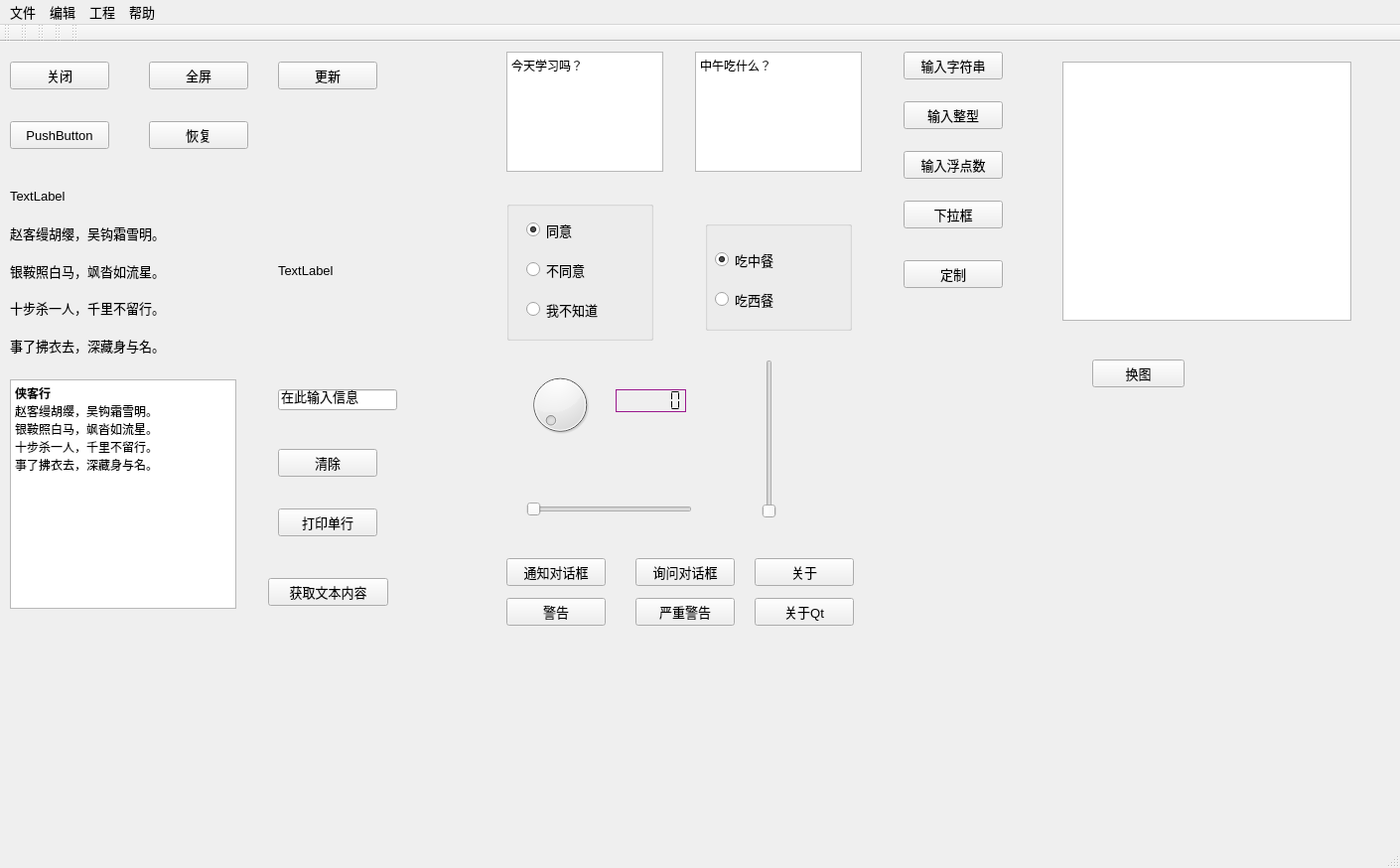
<?xml version="1.0" encoding="UTF-8"?>
<ui version="4.0">
 <class>MainWindow</class>
 <widget class="QMainWindow" name="MainWindow">
  <property name="geometry">
   <rect>
    <x>0</x>
    <y>0</y>
    <width>1410</width>
    <height>874</height>
   </rect>
  </property>
  <property name="font">
   <font>
    <pointsize>10</pointsize>
   </font>
  </property>
  <property name="windowTitle">
   <string>MainWindow</string>
  </property>
  <widget class="QWidget" name="centralwidget">
   <widget class="QWidget" name="verticalLayoutWidget">
    <property name="geometry">
     <rect>
      <x>10</x>
      <y>140</y>
      <width>228</width>
      <height>181</height>
     </rect>
    </property>
    <layout class="QVBoxLayout" name="verticalLayout">
     <item>
      <widget class="QLabel" name="label">
       <property name="text">
        <string>TextLabel</string>
       </property>
      </widget>
     </item>
     <item>
      <widget class="QLabel" name="label_3">
       <property name="text">
        <string>赵客缦胡缨，吴钩霜雪明。</string>
       </property>
      </widget>
     </item>
     <item>
      <widget class="QLabel" name="label_20">
       <property name="text">
        <string>银鞍照白马，飒沓如流星。</string>
       </property>
      </widget>
     </item>
     <item>
      <widget class="QLabel" name="label_4">
       <property name="text">
        <string>十步杀一人，千里不留行。</string>
       </property>
      </widget>
     </item>
     <item>
      <widget class="QLabel" name="label_2">
       <property name="text">
        <string>事了拂衣去，深藏身与名。</string>
       </property>
      </widget>
     </item>
    </layout>
   </widget>
   <widget class="QWidget" name="horizontalLayoutWidget">
    <property name="geometry">
     <rect>
      <x>280</x>
      <y>140</y>
      <width>198</width>
      <height>181</height>
     </rect>
    </property>
    <layout class="QHBoxLayout" name="horizontalLayout">
     <item>
      <widget class="QLabel" name="label_5">
       <property name="text">
        <string>TextLabel</string>
       </property>
      </widget>
     </item>
    </layout>
   </widget>
   <widget class="QPushButton" name="pushButton">
    <property name="geometry">
     <rect>
      <x>10</x>
      <y>20</y>
      <width>100</width>
      <height>28</height>
     </rect>
    </property>
    <property name="text">
     <string>关闭</string>
    </property>
   </widget>
   <widget class="QPushButton" name="pushButton_2">
    <property name="geometry">
     <rect>
      <x>150</x>
      <y>20</y>
      <width>100</width>
      <height>28</height>
     </rect>
    </property>
    <property name="text">
     <string>全屏</string>
    </property>
   </widget>
   <widget class="QPushButton" name="pushButton_3">
    <property name="geometry">
     <rect>
      <x>150</x>
      <y>80</y>
      <width>100</width>
      <height>28</height>
     </rect>
    </property>
    <property name="text">
     <string>恢复</string>
    </property>
   </widget>
   <widget class="QPushButton" name="pushButton_4">
    <property name="geometry">
     <rect>
      <x>10</x>
      <y>80</y>
      <width>100</width>
      <height>28</height>
     </rect>
    </property>
    <property name="text">
     <string>PushButton</string>
    </property>
   </widget>
   <widget class="QPushButton" name="pushButton_5">
    <property name="geometry">
     <rect>
      <x>280</x>
      <y>20</y>
      <width>100</width>
      <height>28</height>
     </rect>
    </property>
    <property name="text">
     <string>更新</string>
    </property>
   </widget>
   <widget class="QLineEdit" name="lineEdit">
    <property name="geometry">
     <rect>
      <x>280</x>
      <y>350</y>
      <width>120</width>
      <height>21</height>
     </rect>
    </property>
    <property name="text">
     <string>在此输入信息</string>
    </property>
   </widget>
   <widget class="QPushButton" name="pushButton_6">
    <property name="geometry">
     <rect>
      <x>280</x>
      <y>410</y>
      <width>100</width>
      <height>28</height>
     </rect>
    </property>
    <property name="text">
     <string>清除</string>
    </property>
   </widget>
   <widget class="QPushButton" name="pushButton_7">
    <property name="geometry">
     <rect>
      <x>280</x>
      <y>470</y>
      <width>100</width>
      <height>28</height>
     </rect>
    </property>
    <property name="text">
     <string>打印单行</string>
    </property>
   </widget>
   <widget class="QTextEdit" name="textEdit">
    <property name="geometry">
     <rect>
      <x>10</x>
      <y>340</y>
      <width>228</width>
      <height>231</height>
     </rect>
    </property>
    <property name="font">
     <font>
      <pointsize>7</pointsize>
      <italic>false</italic>
     </font>
    </property>
    <property name="html">
     <string>&lt;!DOCTYPE HTML PUBLIC &quot;-//W3C//DTD HTML 4.0//EN&quot; &quot;http://www.w3.org/TR/REC-html40/strict.dtd&quot;&gt;
&lt;html&gt;&lt;head&gt;&lt;meta name=&quot;qrichtext&quot; content=&quot;1&quot; /&gt;&lt;style type=&quot;text/css&quot;&gt;
p, li { white-space: pre-wrap; }
&lt;/style&gt;&lt;/head&gt;&lt;body style=&quot; font-family:'SimSun'; font-size:7pt; font-weight:400; font-style:normal;&quot;&gt;
&lt;p style=&quot; margin-top:0px; margin-bottom:0px; margin-left:0px; margin-right:0px; -qt-block-indent:0; text-indent:0px;&quot;&gt;&lt;span style=&quot; font-size:9pt; font-weight:600;&quot;&gt;侠客行&lt;/span&gt;&lt;/p&gt;
&lt;p style=&quot; margin-top:0px; margin-bottom:0px; margin-left:0px; margin-right:0px; -qt-block-indent:0; text-indent:0px;&quot;&gt;&lt;span style=&quot; font-size:9pt;&quot;&gt;赵客缦胡缨，吴钩霜雪明。&lt;/span&gt;&lt;/p&gt;
&lt;p style=&quot; margin-top:0px; margin-bottom:0px; margin-left:0px; margin-right:0px; -qt-block-indent:0; text-indent:0px;&quot;&gt;&lt;span style=&quot; font-size:9pt;&quot;&gt;银鞍照白马，飒沓如流星。&lt;/span&gt;&lt;/p&gt;
&lt;p style=&quot; margin-top:0px; margin-bottom:0px; margin-left:0px; margin-right:0px; -qt-block-indent:0; text-indent:0px;&quot;&gt;&lt;span style=&quot; font-size:9pt;&quot;&gt;十步杀一人，千里不留行。&lt;/span&gt;&lt;/p&gt;
&lt;p style=&quot; margin-top:0px; margin-bottom:0px; margin-left:0px; margin-right:0px; -qt-block-indent:0; text-indent:0px;&quot;&gt;&lt;span style=&quot; font-size:9pt;&quot;&gt;事了拂衣去，深藏身与名。&lt;/span&gt;&lt;/p&gt;
&lt;p style=&quot;-qt-paragraph-type:empty; margin-top:0px; margin-bottom:0px; margin-left:0px; margin-right:0px; -qt-block-indent:0; text-indent:0px; font-size:9pt;&quot;&gt;&lt;br /&gt;&lt;/p&gt;&lt;/body&gt;&lt;/html&gt;</string>
    </property>
   </widget>
   <widget class="QPushButton" name="pushButton_8">
    <property name="geometry">
     <rect>
      <x>270</x>
      <y>540</y>
      <width>121</width>
      <height>28</height>
     </rect>
    </property>
    <property name="text">
     <string>获取文本内容</string>
    </property>
   </widget>
   <widget class="QTextEdit" name="textEdit_2">
    <property name="geometry">
     <rect>
      <x>510</x>
      <y>10</y>
      <width>158</width>
      <height>121</height>
     </rect>
    </property>
    <property name="html">
     <string>&lt;!DOCTYPE HTML PUBLIC &quot;-//W3C//DTD HTML 4.0//EN&quot; &quot;http://www.w3.org/TR/REC-html40/strict.dtd&quot;&gt;
&lt;html&gt;&lt;head&gt;&lt;meta name=&quot;qrichtext&quot; content=&quot;1&quot; /&gt;&lt;style type=&quot;text/css&quot;&gt;
p, li { white-space: pre-wrap; }
&lt;/style&gt;&lt;/head&gt;&lt;body style=&quot; font-family:'SimSun'; font-size:9pt; font-weight:400; font-style:normal;&quot;&gt;
&lt;p style=&quot; margin-top:0px; margin-bottom:0px; margin-left:0px; margin-right:0px; -qt-block-indent:0; text-indent:0px;&quot;&gt;今天学习吗？&lt;/p&gt;&lt;/body&gt;&lt;/html&gt;</string>
    </property>
   </widget>
   <widget class="QTextEdit" name="textEdit_3">
    <property name="geometry">
     <rect>
      <x>700</x>
      <y>10</y>
      <width>168</width>
      <height>121</height>
     </rect>
    </property>
    <property name="html">
     <string>&lt;!DOCTYPE HTML PUBLIC &quot;-//W3C//DTD HTML 4.0//EN&quot; &quot;http://www.w3.org/TR/REC-html40/strict.dtd&quot;&gt;
&lt;html&gt;&lt;head&gt;&lt;meta name=&quot;qrichtext&quot; content=&quot;1&quot; /&gt;&lt;style type=&quot;text/css&quot;&gt;
p, li { white-space: pre-wrap; }
&lt;/style&gt;&lt;/head&gt;&lt;body style=&quot; font-family:'SimSun'; font-size:9pt; font-weight:400; font-style:normal;&quot;&gt;
&lt;p style=&quot; margin-top:0px; margin-bottom:0px; margin-left:0px; margin-right:0px; -qt-block-indent:0; text-indent:0px;&quot;&gt;中午吃什么？&lt;/p&gt;&lt;/body&gt;&lt;/html&gt;</string>
    </property>
   </widget>
   <widget class="QGroupBox" name="groupBox">
    <property name="geometry">
     <rect>
      <x>510</x>
      <y>160</y>
      <width>148</width>
      <height>141</height>
     </rect>
    </property>
    <property name="title">
     <string/>
    </property>
    <widget class="QRadioButton" name="radioButton_3">
     <property name="geometry">
      <rect>
       <x>20</x>
       <y>100</y>
       <width>115</width>
       <height>19</height>
      </rect>
     </property>
     <property name="text">
      <string>我不知道</string>
     </property>
    </widget>
    <widget class="QRadioButton" name="radioButton">
     <property name="geometry">
      <rect>
       <x>20</x>
       <y>20</y>
       <width>115</width>
       <height>19</height>
      </rect>
     </property>
     <property name="layoutDirection">
      <enum>Qt::LeftToRight</enum>
     </property>
     <property name="locale">
      <locale language="Chinese" country="China"/>
     </property>
     <property name="text">
      <string>同意</string>
     </property>
     <property name="checked">
      <bool>true</bool>
     </property>
    </widget>
    <widget class="QRadioButton" name="radioButton_2">
     <property name="geometry">
      <rect>
       <x>20</x>
       <y>60</y>
       <width>115</width>
       <height>19</height>
      </rect>
     </property>
     <property name="text">
      <string>不同意</string>
     </property>
    </widget>
   </widget>
   <widget class="QGroupBox" name="groupBox_2">
    <property name="geometry">
     <rect>
      <x>710</x>
      <y>180</y>
      <width>148</width>
      <height>111</height>
     </rect>
    </property>
    <property name="title">
     <string/>
    </property>
    <widget class="QRadioButton" name="radioButton_5">
     <property name="geometry">
      <rect>
       <x>10</x>
       <y>70</y>
       <width>115</width>
       <height>19</height>
      </rect>
     </property>
     <property name="text">
      <string>吃西餐</string>
     </property>
    </widget>
    <widget class="QRadioButton" name="radioButton_4">
     <property name="geometry">
      <rect>
       <x>10</x>
       <y>30</y>
       <width>115</width>
       <height>19</height>
      </rect>
     </property>
     <property name="text">
      <string>吃中餐</string>
     </property>
     <property name="checked">
      <bool>true</bool>
     </property>
     <property name="autoRepeat">
      <bool>false</bool>
     </property>
    </widget>
   </widget>
   <widget class="QDial" name="dial">
    <property name="geometry">
     <rect>
      <x>530</x>
      <y>330</y>
      <width>68</width>
      <height>71</height>
     </rect>
    </property>
   </widget>
   <widget class="QLCDNumber" name="lcdNumber">
    <property name="geometry">
     <rect>
      <x>620</x>
      <y>350</y>
      <width>71</width>
      <height>23</height>
     </rect>
    </property>
    <property name="sizePolicy">
     <sizepolicy hsizetype="Minimum" vsizetype="Minimum">
      <horstretch>0</horstretch>
      <verstretch>0</verstretch>
     </sizepolicy>
    </property>
    <property name="palette">
     <palette>
      <active>
       <colorrole role="WindowText">
        <brush brushstyle="SolidPattern">
         <color alpha="255">
          <red>0</red>
          <green>0</green>
          <blue>0</blue>
         </color>
        </brush>
       </colorrole>
       <colorrole role="Button">
        <brush brushstyle="SolidPattern">
         <color alpha="255">
          <red>154</red>
          <green>200</green>
          <blue>45</blue>
         </color>
        </brush>
       </colorrole>
       <colorrole role="Light">
        <brush brushstyle="SolidPattern">
         <color alpha="255">
          <red>255</red>
          <green>86</green>
          <blue>238</blue>
         </color>
        </brush>
       </colorrole>
       <colorrole role="Midlight">
        <brush brushstyle="SolidPattern">
         <color alpha="255">
          <red>227</red>
          <green>59</green>
          <blue>210</blue>
         </color>
        </brush>
       </colorrole>
       <colorrole role="Dark">
        <brush brushstyle="SolidPattern">
         <color alpha="255">
          <red>100</red>
          <green>16</green>
          <blue>91</blue>
         </color>
        </brush>
       </colorrole>
       <colorrole role="Mid">
        <brush brushstyle="SolidPattern">
         <color alpha="255">
          <red>133</red>
          <green>21</green>
          <blue>122</blue>
         </color>
        </brush>
       </colorrole>
       <colorrole role="Text">
        <brush brushstyle="SolidPattern">
         <color alpha="255">
          <red>0</red>
          <green>0</green>
          <blue>0</blue>
         </color>
        </brush>
       </colorrole>
       <colorrole role="BrightText">
        <brush brushstyle="SolidPattern">
         <color alpha="255">
          <red>255</red>
          <green>255</green>
          <blue>255</blue>
         </color>
        </brush>
       </colorrole>
       <colorrole role="ButtonText">
        <brush brushstyle="SolidPattern">
         <color alpha="255">
          <red>0</red>
          <green>0</green>
          <blue>0</blue>
         </color>
        </brush>
       </colorrole>
       <colorrole role="Base">
        <brush brushstyle="SolidPattern">
         <color alpha="255">
          <red>255</red>
          <green>255</green>
          <blue>255</blue>
         </color>
        </brush>
       </colorrole>
       <colorrole role="Window">
        <brush brushstyle="SolidPattern">
         <color alpha="255">
          <red>200</red>
          <green>32</green>
          <blue>183</blue>
         </color>
        </brush>
       </colorrole>
       <colorrole role="Shadow">
        <brush brushstyle="SolidPattern">
         <color alpha="255">
          <red>0</red>
          <green>0</green>
          <blue>0</blue>
         </color>
        </brush>
       </colorrole>
       <colorrole role="AlternateBase">
        <brush brushstyle="SolidPattern">
         <color alpha="255">
          <red>227</red>
          <green>143</green>
          <blue>219</blue>
         </color>
        </brush>
       </colorrole>
       <colorrole role="ToolTipBase">
        <brush brushstyle="SolidPattern">
         <color alpha="255">
          <red>255</red>
          <green>255</green>
          <blue>220</blue>
         </color>
        </brush>
       </colorrole>
       <colorrole role="ToolTipText">
        <brush brushstyle="SolidPattern">
         <color alpha="255">
          <red>0</red>
          <green>0</green>
          <blue>0</blue>
         </color>
        </brush>
       </colorrole>
      </active>
      <inactive>
       <colorrole role="WindowText">
        <brush brushstyle="SolidPattern">
         <color alpha="255">
          <red>0</red>
          <green>0</green>
          <blue>0</blue>
         </color>
        </brush>
       </colorrole>
       <colorrole role="Button">
        <brush brushstyle="SolidPattern">
         <color alpha="255">
          <red>154</red>
          <green>200</green>
          <blue>45</blue>
         </color>
        </brush>
       </colorrole>
       <colorrole role="Light">
        <brush brushstyle="SolidPattern">
         <color alpha="255">
          <red>255</red>
          <green>86</green>
          <blue>238</blue>
         </color>
        </brush>
       </colorrole>
       <colorrole role="Midlight">
        <brush brushstyle="SolidPattern">
         <color alpha="255">
          <red>227</red>
          <green>59</green>
          <blue>210</blue>
         </color>
        </brush>
       </colorrole>
       <colorrole role="Dark">
        <brush brushstyle="SolidPattern">
         <color alpha="255">
          <red>100</red>
          <green>16</green>
          <blue>91</blue>
         </color>
        </brush>
       </colorrole>
       <colorrole role="Mid">
        <brush brushstyle="SolidPattern">
         <color alpha="255">
          <red>133</red>
          <green>21</green>
          <blue>122</blue>
         </color>
        </brush>
       </colorrole>
       <colorrole role="Text">
        <brush brushstyle="SolidPattern">
         <color alpha="255">
          <red>0</red>
          <green>0</green>
          <blue>0</blue>
         </color>
        </brush>
       </colorrole>
       <colorrole role="BrightText">
        <brush brushstyle="SolidPattern">
         <color alpha="255">
          <red>255</red>
          <green>255</green>
          <blue>255</blue>
         </color>
        </brush>
       </colorrole>
       <colorrole role="ButtonText">
        <brush brushstyle="SolidPattern">
         <color alpha="255">
          <red>0</red>
          <green>0</green>
          <blue>0</blue>
         </color>
        </brush>
       </colorrole>
       <colorrole role="Base">
        <brush brushstyle="SolidPattern">
         <color alpha="255">
          <red>255</red>
          <green>255</green>
          <blue>255</blue>
         </color>
        </brush>
       </colorrole>
       <colorrole role="Window">
        <brush brushstyle="SolidPattern">
         <color alpha="255">
          <red>200</red>
          <green>32</green>
          <blue>183</blue>
         </color>
        </brush>
       </colorrole>
       <colorrole role="Shadow">
        <brush brushstyle="SolidPattern">
         <color alpha="255">
          <red>0</red>
          <green>0</green>
          <blue>0</blue>
         </color>
        </brush>
       </colorrole>
       <colorrole role="AlternateBase">
        <brush brushstyle="SolidPattern">
         <color alpha="255">
          <red>227</red>
          <green>143</green>
          <blue>219</blue>
         </color>
        </brush>
       </colorrole>
       <colorrole role="ToolTipBase">
        <brush brushstyle="SolidPattern">
         <color alpha="255">
          <red>255</red>
          <green>255</green>
          <blue>220</blue>
         </color>
        </brush>
       </colorrole>
       <colorrole role="ToolTipText">
        <brush brushstyle="SolidPattern">
         <color alpha="255">
          <red>0</red>
          <green>0</green>
          <blue>0</blue>
         </color>
        </brush>
       </colorrole>
      </inactive>
      <disabled>
       <colorrole role="WindowText">
        <brush brushstyle="SolidPattern">
         <color alpha="255">
          <red>100</red>
          <green>16</green>
          <blue>91</blue>
         </color>
        </brush>
       </colorrole>
       <colorrole role="Button">
        <brush brushstyle="SolidPattern">
         <color alpha="255">
          <red>154</red>
          <green>200</green>
          <blue>45</blue>
         </color>
        </brush>
       </colorrole>
       <colorrole role="Light">
        <brush brushstyle="SolidPattern">
         <color alpha="255">
          <red>255</red>
          <green>86</green>
          <blue>238</blue>
         </color>
        </brush>
       </colorrole>
       <colorrole role="Midlight">
        <brush brushstyle="SolidPattern">
         <color alpha="255">
          <red>227</red>
          <green>59</green>
          <blue>210</blue>
         </color>
        </brush>
       </colorrole>
       <colorrole role="Dark">
        <brush brushstyle="SolidPattern">
         <color alpha="255">
          <red>100</red>
          <green>16</green>
          <blue>91</blue>
         </color>
        </brush>
       </colorrole>
       <colorrole role="Mid">
        <brush brushstyle="SolidPattern">
         <color alpha="255">
          <red>133</red>
          <green>21</green>
          <blue>122</blue>
         </color>
        </brush>
       </colorrole>
       <colorrole role="Text">
        <brush brushstyle="SolidPattern">
         <color alpha="255">
          <red>100</red>
          <green>16</green>
          <blue>91</blue>
         </color>
        </brush>
       </colorrole>
       <colorrole role="BrightText">
        <brush brushstyle="SolidPattern">
         <color alpha="255">
          <red>255</red>
          <green>255</green>
          <blue>255</blue>
         </color>
        </brush>
       </colorrole>
       <colorrole role="ButtonText">
        <brush brushstyle="SolidPattern">
         <color alpha="255">
          <red>100</red>
          <green>16</green>
          <blue>91</blue>
         </color>
        </brush>
       </colorrole>
       <colorrole role="Base">
        <brush brushstyle="SolidPattern">
         <color alpha="255">
          <red>200</red>
          <green>32</green>
          <blue>183</blue>
         </color>
        </brush>
       </colorrole>
       <colorrole role="Window">
        <brush brushstyle="SolidPattern">
         <color alpha="255">
          <red>200</red>
          <green>32</green>
          <blue>183</blue>
         </color>
        </brush>
       </colorrole>
       <colorrole role="Shadow">
        <brush brushstyle="SolidPattern">
         <color alpha="255">
          <red>0</red>
          <green>0</green>
          <blue>0</blue>
         </color>
        </brush>
       </colorrole>
       <colorrole role="AlternateBase">
        <brush brushstyle="SolidPattern">
         <color alpha="255">
          <red>200</red>
          <green>32</green>
          <blue>183</blue>
         </color>
        </brush>
       </colorrole>
       <colorrole role="ToolTipBase">
        <brush brushstyle="SolidPattern">
         <color alpha="255">
          <red>255</red>
          <green>255</green>
          <blue>220</blue>
         </color>
        </brush>
       </colorrole>
       <colorrole role="ToolTipText">
        <brush brushstyle="SolidPattern">
         <color alpha="255">
          <red>0</red>
          <green>0</green>
          <blue>0</blue>
         </color>
        </brush>
       </colorrole>
      </disabled>
     </palette>
    </property>
    <property name="font">
     <font>
      <family>微软雅黑</family>
      <pointsize>11</pointsize>
      <weight>50</weight>
      <italic>true</italic>
      <bold>false</bold>
      <underline>true</underline>
      <strikeout>false</strikeout>
      <stylestrategy>NoAntialias</stylestrategy>
     </font>
    </property>
    <property name="focusPolicy">
     <enum>Qt::ClickFocus</enum>
    </property>
    <property name="contextMenuPolicy">
     <enum>Qt::NoContextMenu</enum>
    </property>
    <property name="whatsThis">
     <string>&lt;html&gt;&lt;head/&gt;&lt;body&gt;&lt;p align=&quot;justify&quot;&gt;&lt;br/&gt;&lt;/p&gt;&lt;/body&gt;&lt;/html&gt;</string>
    </property>
    <property name="layoutDirection">
     <enum>Qt::RightToLeft</enum>
    </property>
    <property name="frameShape">
     <enum>QFrame::StyledPanel</enum>
    </property>
    <property name="frameShadow">
     <enum>QFrame::Sunken</enum>
    </property>
    <property name="midLineWidth">
     <number>2</number>
    </property>
    <property name="digitCount">
     <number>6</number>
    </property>
    <property name="segmentStyle">
     <enum>QLCDNumber::Flat</enum>
    </property>
    <property name="intValue" stdset="0">
     <number>0</number>
    </property>
   </widget>
   <widget class="QSlider" name="horizontalSlider">
    <property name="geometry">
     <rect>
      <x>530</x>
      <y>460</y>
      <width>167</width>
      <height>22</height>
     </rect>
    </property>
    <property name="font">
     <font>
      <stylestrategy>NoAntialias</stylestrategy>
     </font>
    </property>
    <property name="maximum">
     <number>999</number>
    </property>
    <property name="orientation">
     <enum>Qt::Horizontal</enum>
    </property>
   </widget>
   <widget class="QSlider" name="verticalSlider">
    <property name="geometry">
     <rect>
      <x>760</x>
      <y>320</y>
      <width>29</width>
      <height>160</height>
     </rect>
    </property>
    <property name="orientation">
     <enum>Qt::Vertical</enum>
    </property>
   </widget>
   <widget class="QPushButton" name="pushButton_9">
    <property name="geometry">
     <rect>
      <x>510</x>
      <y>520</y>
      <width>100</width>
      <height>28</height>
     </rect>
    </property>
    <property name="text">
     <string>通知对话框</string>
    </property>
   </widget>
   <widget class="QPushButton" name="pushButton_10">
    <property name="geometry">
     <rect>
      <x>640</x>
      <y>520</y>
      <width>100</width>
      <height>28</height>
     </rect>
    </property>
    <property name="text">
     <string>询问对话框</string>
    </property>
   </widget>
   <widget class="QPushButton" name="pushButton_11">
    <property name="geometry">
     <rect>
      <x>510</x>
      <y>560</y>
      <width>100</width>
      <height>28</height>
     </rect>
    </property>
    <property name="text">
     <string>警告</string>
    </property>
   </widget>
   <widget class="QPushButton" name="pushButton_12">
    <property name="geometry">
     <rect>
      <x>640</x>
      <y>560</y>
      <width>100</width>
      <height>28</height>
     </rect>
    </property>
    <property name="text">
     <string>严重警告</string>
    </property>
   </widget>
   <widget class="QPushButton" name="pushButton_13">
    <property name="geometry">
     <rect>
      <x>760</x>
      <y>520</y>
      <width>100</width>
      <height>28</height>
     </rect>
    </property>
    <property name="text">
     <string>关于</string>
    </property>
   </widget>
   <widget class="QPushButton" name="pushButton_14">
    <property name="geometry">
     <rect>
      <x>760</x>
      <y>560</y>
      <width>100</width>
      <height>28</height>
     </rect>
    </property>
    <property name="text">
     <string>关于Qt</string>
    </property>
   </widget>
   <widget class="QPushButton" name="pushButton_15">
    <property name="geometry">
     <rect>
      <x>910</x>
      <y>10</y>
      <width>100</width>
      <height>28</height>
     </rect>
    </property>
    <property name="text">
     <string>输入字符串</string>
    </property>
   </widget>
   <widget class="QPushButton" name="pushButton_16">
    <property name="geometry">
     <rect>
      <x>910</x>
      <y>60</y>
      <width>100</width>
      <height>28</height>
     </rect>
    </property>
    <property name="text">
     <string>输入整型</string>
    </property>
   </widget>
   <widget class="QPushButton" name="pushButton_17">
    <property name="geometry">
     <rect>
      <x>910</x>
      <y>110</y>
      <width>100</width>
      <height>28</height>
     </rect>
    </property>
    <property name="text">
     <string>输入浮点数</string>
    </property>
   </widget>
   <widget class="QPushButton" name="pushButton_18">
    <property name="geometry">
     <rect>
      <x>910</x>
      <y>160</y>
      <width>100</width>
      <height>28</height>
     </rect>
    </property>
    <property name="text">
     <string>下拉框</string>
    </property>
   </widget>
   <widget class="QPushButton" name="pushButton_19">
    <property name="geometry">
     <rect>
      <x>910</x>
      <y>220</y>
      <width>100</width>
      <height>28</height>
     </rect>
    </property>
    <property name="text">
     <string>定制</string>
    </property>
   </widget>
   <widget class="QGraphicsView" name="graphicsView">
    <property name="geometry">
     <rect>
      <x>1070</x>
      <y>20</y>
      <width>291</width>
      <height>261</height>
     </rect>
    </property>
    <property name="styleSheet">
     <string notr="true">border-image: url(:/pic/source/pic/2.jpg);</string>
    </property>
   </widget>
   <widget class="QLabel" name="label_6">
    <property name="geometry">
     <rect>
      <x>1070</x>
      <y>400</y>
      <width>291</width>
      <height>241</height>
     </rect>
    </property>
    <property name="styleSheet">
     <string notr="true">border-image: url(:/pic/source/pic/4.jpg);</string>
    </property>
    <property name="text">
     <string/>
    </property>
   </widget>
   <widget class="QPushButton" name="pushButton_20">
    <property name="geometry">
     <rect>
      <x>1100</x>
      <y>320</y>
      <width>93</width>
      <height>28</height>
     </rect>
    </property>
    <property name="text">
     <string>换图</string>
    </property>
   </widget>
  </widget>
  <widget class="QMenuBar" name="menubar">
   <property name="geometry">
    <rect>
     <x>0</x>
     <y>0</y>
     <width>1410</width>
     <height>26</height>
    </rect>
   </property>
   <widget class="QMenu" name="menu">
    <property name="title">
     <string>文件</string>
    </property>
    <addaction name="action_new"/>
    <addaction name="action_dakai"/>
    <addaction name="action_baocun"/>
    <addaction name="action_guanbi"/>
   </widget>
   <widget class="QMenu" name="menu_2">
    <property name="title">
     <string>编辑</string>
    </property>
    <addaction name="action_fuzhi"/>
    <addaction name="action_zhantie"/>
    <addaction name="action_jieqie"/>
   </widget>
   <widget class="QMenu" name="menu_3">
    <property name="title">
     <string>工程</string>
    </property>
    <addaction name="action_dakaigc"/>
    <addaction name="action_chuangjiangc"/>
    <addaction name="action_daorugc"/>
   </widget>
   <widget class="QMenu" name="menu_4">
    <property name="title">
     <string>帮助</string>
    </property>
    <addaction name="action_about"/>
    <addaction name="action_shiyongshuoming"/>
    <addaction name="action_zhuce"/>
    <addaction name="action_lianxi"/>
   </widget>
   <addaction name="menu"/>
   <addaction name="menu_2"/>
   <addaction name="menu_3"/>
   <addaction name="menu_4"/>
  </widget>
  <widget class="QStatusBar" name="statusbar"/>
  <widget class="QToolBar" name="toolBar">
   <property name="windowTitle">
    <string>toolBar</string>
   </property>
   <attribute name="toolBarArea">
    <enum>TopToolBarArea</enum>
   </attribute>
   <attribute name="toolBarBreak">
    <bool>false</bool>
   </attribute>
  </widget>
  <widget class="QToolBar" name="toolBar_2">
   <property name="windowTitle">
    <string>toolBar_2</string>
   </property>
   <attribute name="toolBarArea">
    <enum>TopToolBarArea</enum>
   </attribute>
   <attribute name="toolBarBreak">
    <bool>false</bool>
   </attribute>
  </widget>
  <widget class="QToolBar" name="toolBar_3">
   <property name="windowTitle">
    <string>toolBar_3</string>
   </property>
   <attribute name="toolBarArea">
    <enum>TopToolBarArea</enum>
   </attribute>
   <attribute name="toolBarBreak">
    <bool>false</bool>
   </attribute>
  </widget>
  <widget class="QToolBar" name="toolBar_4">
   <property name="windowTitle">
    <string>toolBar_4</string>
   </property>
   <attribute name="toolBarArea">
    <enum>TopToolBarArea</enum>
   </attribute>
   <attribute name="toolBarBreak">
    <bool>false</bool>
   </attribute>
  </widget>
  <widget class="QToolBar" name="toolBar_5">
   <property name="windowTitle">
    <string>toolBar_5</string>
   </property>
   <attribute name="toolBarArea">
    <enum>TopToolBarArea</enum>
   </attribute>
   <attribute name="toolBarBreak">
    <bool>false</bool>
   </attribute>
  </widget>
  <action name="action_dakai">
   <property name="checkable">
    <bool>false</bool>
   </property>
   <property name="checked">
    <bool>false</bool>
   </property>
   <property name="icon">
    <iconset resource="my_pic.qrc">
     <normaloff>:/icon/source/icon/Open.png</normaloff>:/icon/source/icon/Open.png</iconset>
   </property>
   <property name="text">
    <string>打开</string>
   </property>
   <property name="iconText">
    <string>打开</string>
   </property>
  </action>
  <action name="action_new">
   <property name="icon">
    <iconset resource="my_pic.qrc">
     <normaloff>:/icon/source/icon/New.png</normaloff>:/icon/source/icon/New.png</iconset>
   </property>
   <property name="text">
    <string notr="true">新建</string>
   </property>
  </action>
  <action name="action_baocun">
   <property name="icon">
    <iconset resource="my_pic.qrc">
     <normaloff>:/icon/source/icon/Save.png</normaloff>:/icon/source/icon/Save.png</iconset>
   </property>
   <property name="text">
    <string>保存</string>
   </property>
  </action>
  <action name="action_guanbi">
   <property name="icon">
    <iconset resource="my_pic.qrc">
     <normaloff>:/icon/source/icon/Close.png</normaloff>:/icon/source/icon/Close.png</iconset>
   </property>
   <property name="text">
    <string>关闭</string>
   </property>
  </action>
  <action name="actiontuichu">
   <property name="text">
    <string>退出</string>
   </property>
  </action>
  <action name="action_fuzhi">
   <property name="icon">
    <iconset resource="my_pic.qrc">
     <normaloff>:/icon/source/icon/Copy.png</normaloff>:/icon/source/icon/Copy.png</iconset>
   </property>
   <property name="text">
    <string>复制</string>
   </property>
  </action>
  <action name="action_dakaigc">
   <property name="icon">
    <iconset resource="my_pic.qrc">
     <normaloff>:/icon/source/icon/New.png</normaloff>:/icon/source/icon/New.png</iconset>
   </property>
   <property name="text">
    <string>打开工程</string>
   </property>
  </action>
  <action name="action_chuangjiangc">
   <property name="icon">
    <iconset resource="my_pic.qrc">
     <normaloff>:/icon/source/icon/New.png</normaloff>:/icon/source/icon/New.png</iconset>
   </property>
   <property name="text">
    <string>创建工程</string>
   </property>
  </action>
  <action name="action_daorugc">
   <property name="icon">
    <iconset resource="my_pic.qrc">
     <normaloff>:/icon/source/icon/Open.png</normaloff>:/icon/source/icon/Open.png</iconset>
   </property>
   <property name="text">
    <string>导入工程</string>
   </property>
  </action>
  <action name="action_about">
   <property name="icon">
    <iconset resource="my_pic.qrc">
     <normaloff>:/icon/source/icon/About.png</normaloff>:/icon/source/icon/About.png</iconset>
   </property>
   <property name="text">
    <string>关于</string>
   </property>
  </action>
  <action name="action_shiyongshuoming">
   <property name="text">
    <string>使用说明</string>
   </property>
  </action>
  <action name="action_zhantie">
   <property name="icon">
    <iconset resource="my_pic.qrc">
     <normaloff>:/icon/source/icon/Paste.png</normaloff>:/icon/source/icon/Paste.png</iconset>
   </property>
   <property name="text">
    <string>粘贴</string>
   </property>
  </action>
  <action name="action_zhuce">
   <property name="text">
    <string>注册</string>
   </property>
  </action>
  <action name="action_lianxi">
   <property name="text">
    <string>联系我们</string>
   </property>
  </action>
  <action name="action_jieqie">
   <property name="icon">
    <iconset resource="my_pic.qrc">
     <normaloff>:/icon/source/icon/Cut.png</normaloff>:/icon/source/icon/Cut.png</iconset>
   </property>
   <property name="text">
    <string>剪切</string>
   </property>
   <property name="toolTip">
    <string>剪贴</string>
   </property>
   <property name="shortcutContext">
    <enum>Qt::WidgetShortcut</enum>
   </property>
  </action>
 </widget>
 <resources>
  <include location="my_pic.qrc"/>
 </resources>
 <connections>
  <connection>
   <sender>pushButton</sender>
   <signal>clicked()</signal>
   <receiver>MainWindow</receiver>
   <slot>close()</slot>
   <hints>
    <hint type="sourcelabel">
     <x>134</x>
     <y>70</y>
    </hint>
    <hint type="destinationlabel">
     <x>399</x>
     <y>101</y>
    </hint>
   </hints>
  </connection>
  <connection>
   <sender>pushButton_2</sender>
   <signal>clicked()</signal>
   <receiver>MainWindow</receiver>
   <slot>showFullScreen()</slot>
   <hints>
    <hint type="sourcelabel">
     <x>302</x>
     <y>87</y>
    </hint>
    <hint type="destinationlabel">
     <x>670</x>
     <y>48</y>
    </hint>
   </hints>
  </connection>
  <connection>
   <sender>pushButton_3</sender>
   <signal>clicked()</signal>
   <receiver>MainWindow</receiver>
   <slot>showNormal()</slot>
   <hints>
    <hint type="sourcelabel">
     <x>302</x>
     <y>147</y>
    </hint>
    <hint type="destinationlabel">
     <x>664</x>
     <y>164</y>
    </hint>
   </hints>
  </connection>
  <connection>
   <sender>pushButton_4</sender>
   <signal>clicked()</signal>
   <receiver>label</receiver>
   <slot>clear()</slot>
   <hints>
    <hint type="sourcelabel">
     <x>157</x>
     <y>134</y>
    </hint>
    <hint type="destinationlabel">
     <x>131</x>
     <y>185</y>
    </hint>
   </hints>
  </connection>
 </connections>
</ui>
